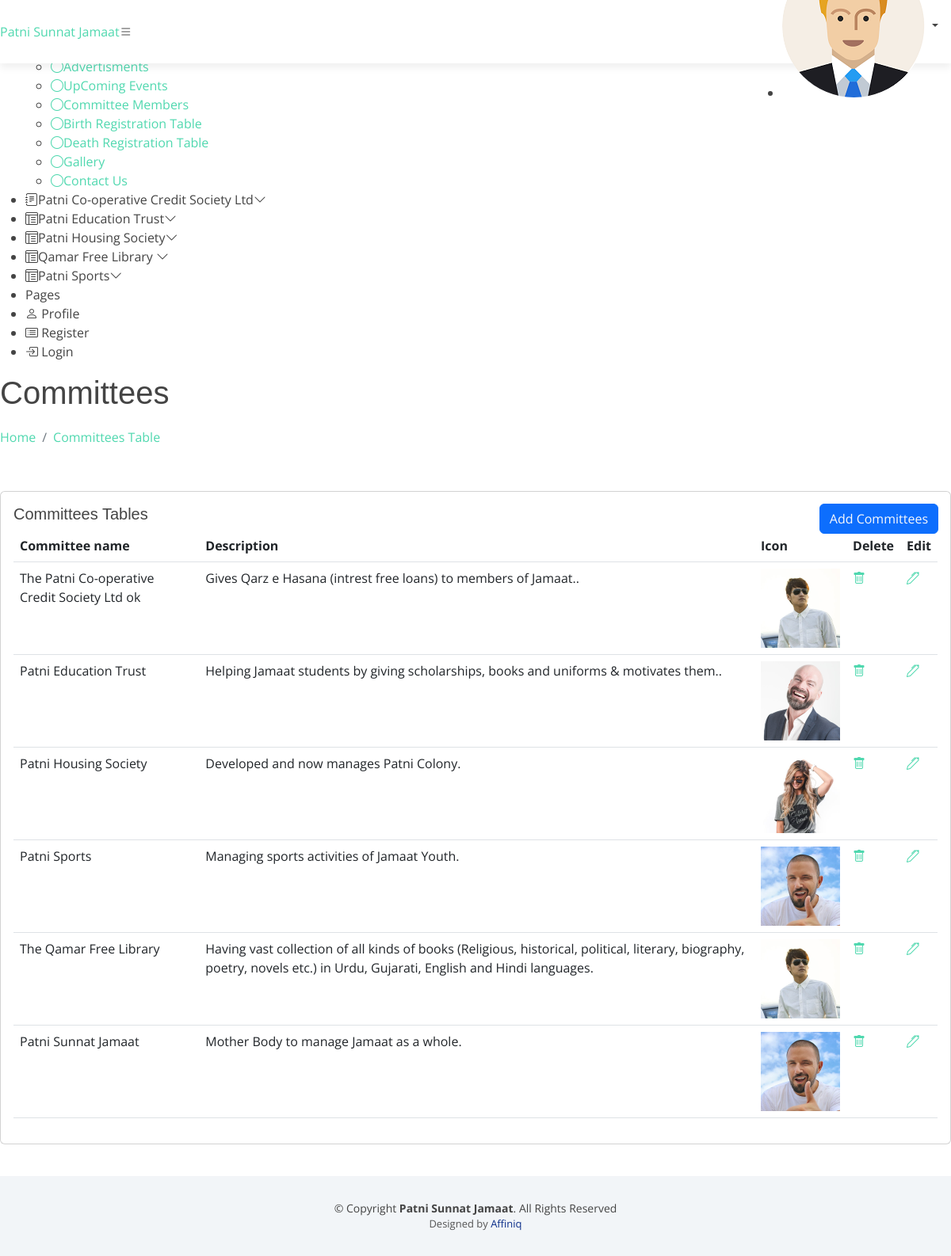
Page /admin/comittes-editors.php (signed in) on the committed database.
### tables this page shows
CREATE TABLE `committees` (
  `cid` int(11) NOT NULL,
  `committe_id` int(11) NOT NULL,
  `cname` varchar(255) NOT NULL,
  `description` text NOT NULL,
  `filename` varchar(255) NOT NULL
);

### admin/comittes-editors.php (the view, shortened to what this page needs)
<?php include 'header.php';?>
  <main id="main" class="main">
    <div class="pagetitle">
      <h1>Committees</h1>
      <nav>
        <ol class="breadcrumb">
          <li class="breadcrumb-item"><a href="index.php">Home</a></li>
          <li class="breadcrumb-item active"><a href="comittes-editors.php">Committees Table</a></li>
        </ol>
      </nav>
    </div>
    <section class="section">
      <div class="row">
        <div class="col-lg-12">
          <div class="card">
            <div class="card-body">
              <h5 class="card-title">Committees Tables</h5>
              <div class="position-absolute top-0 end-0" style="margin-top:15px;margin-right:15px;">
                <button type="button" class="btn btn-primary">
                  <a href="comittes-layouts-insert.php" class="link-light">Add Committees</a>
                </button>
                </div>
                 <?php
               require ('config1.php');
               $sql = "SELECT cid,cname,description,filename FROM committees";
               $result = mysqli_query($conn,$sql) or die ("query Unsccessful.");
               if(mysqli_num_rows($result)){
               ?>
              <table class="table datatable">
                <thead>
                  <tr>
                    <th scope="col">Committee name</th>
                    <th scope="col">Description</th>
                    <th scope="col">Icon</th>
                    <th scope="col">Delete</th>
                    <th scope="col">Edit</th>
                  </tr>
                </thead>
                <tbody>
                <?php
                    while($row = mysqli_fetch_assoc($result)){
                 ?>
                  <tr>
                    <td><?php echo $row['cname'];?></td>
                    <td><?php echo $row['description'];?></td>
                    <td><img src="./upload/<?php echo $row['filename']; ?>"  style="width: 100px;height: 100px;"></td>
                    <td><a href="comittes-layouts-delete.php?id=<?php echo $row['cid'];?>" style="height:50px;width:50px;"><i class="bi bi-trash"></a></i></td>
                    <td><a href="comittes-layouts.php?id=<?php echo $row['cid'];?>"><i class="bi bi-pen"></a></i></td>
                  </tr>
                  <?php }?>
                </tbody>
              </table>
<?php
                }
else{
  echo "<h2>No Record Found</h2>";
  }
?>
            </div>
          </div>
        </div>
      </div>
    </section>
  </main>
  <?php include 'footer.php';?>

### assets/css/style.css (style rules this page uses)
body { background: #fff; color: #444; font-family: "Open Sans", sans-serif; }
h1, h2, h3, h4, h5, h6 { font-family: "Montserrat", sans-serif; font-weight: 400; margin: 0 0 20px 0; padding: 0; }
section { padding: 40px 0; overflow: hidden; }

### rows in the picture
committees: cname "The Patni Co-operative Credit Society Ltd ok", description "Gives Qarz e Hasana (intrest free loans) to members of Jamaat..", filename (picture)
committees: cname "Patni Education Trust", description "Helping Jamaat students by giving scholarships, books and uniforms & motivates them..", filename (picture)
committees: cname "Patni Housing Society", description "Developed and now manages Patni Colony.", filename (picture)
committees: cname "Patni Sports", description "Managing sports activities of Jamaat Youth.", filename (picture)
committees: cname "The Qamar Free Library", description "Having vast collection of all kinds of books (Religious, historical, political, literary, biography, poetry, novels etc.) in Urdu, Gujarati, English and Hindi languages.", filename (picture)
committees: cname "Patni Sunnat Jamaat", description "Mother Body to manage Jamaat as a whole.", filename (picture)
